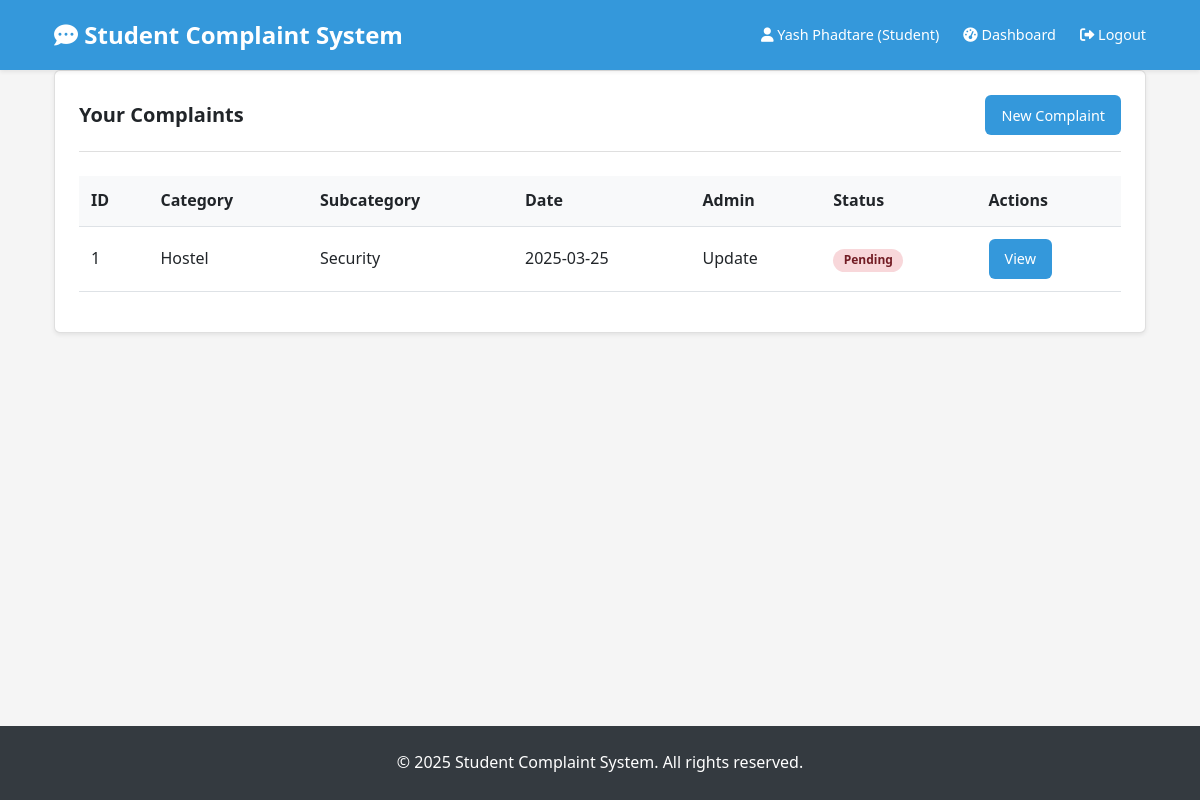
The page /student/dashboard (signed in) on the database its author committed.
### tables this page shows
CREATE TABLE complaints (
                id INTEGER PRIMARY KEY AUTOINCREMENT,
                student_id INTEGER NOT NULL,
                admin_id INTEGER,
                category TEXT NOT NULL,
                subcategory TEXT NOT NULL,
                description TEXT NOT NULL,
                file_path TEXT,
                status TEXT DEFAULT 'pending' CHECK (status IN ('pending', 'in_progress', 'resolved')),
                created_at TIMESTAMP DEFAULT CURRENT_TIMESTAMP,
                updated_at TIMESTAMP DEFAULT CURRENT_TIMESTAMP,
                FOREIGN KEY (student_id) REFERENCES users (id),
                FOREIGN KEY (admin_id) REFERENCES users (id)
            );

CREATE TABLE users (
                id INTEGER PRIMARY KEY AUTOINCREMENT,
                username TEXT UNIQUE NOT NULL,
                password TEXT NOT NULL,
                role TEXT NOT NULL CHECK (role IN ('student', 'admin', 'pending_admin')),
                full_name TEXT NOT NULL,
                email TEXT NOT NULL,
                created_at TIMESTAMP DEFAULT CURRENT_TIMESTAMP
            );

### app.py (the view)
@app.route('/student/dashboard')
@student_required
def student_dashboard():
    db = get_db()
    try:
        complaints = db.execute(
            'SELECT c.*, u.full_name as admin_name FROM complaints c '
            'LEFT JOIN users u ON c.admin_id = u.id '
            'WHERE c.student_id = ? '
            'ORDER BY CASE c.status '
            "WHEN 'pending' THEN 1 "
            "WHEN 'in_progress' THEN 2 "
            "WHEN 'resolved' THEN 3 "
            'END, c.created_at DESC',
            (session['user_id'],)
        ).fetchall()
        return render_template('student/dashboard.html', complaints=complaints)
    except sqlite3.Error as e:
        flash(f'Error retrieving complaints: {str(e)}', 'danger')
        return redirect(url_for('home'))
    finally:
        db.close()

### app.py (called while the page is built)
def get_db():
    db = sqlite3.connect(app.config['DATABASE'])
    db.row_factory = sqlite3.Row
    return db

def student_required(f):
    @wraps(f)
    def decorated_function(*args, **kwargs):
        if 'user_id' not in session or session.get('role') != 'student':
            flash('Student access required', 'danger')
            return redirect(url_for('login'))
        return f(*args, **kwargs)
    return decorated_function

@app.context_processor
def inject_now():
    return {'now': datetime.now()}

### templates/student/dashboard.html (shortened to what this page needs)
{% extends "base.html" %}
{% block content %}
<div class="card">
    <div class="card-header">
        <h2 class="card-title">Your Complaints</h2>
        <a href="{{ url_for('new_complaint') }}" class="btn">New Complaint</a>
    </div>
    <div class="card-body">
        {% if complaints %}
            <div class="table-responsive">
                <table class="table">
                    <thead>
                        <tr>
                            <th>ID</th>
                            <th>Category</th>
                            <th>Subcategory</th>
                            <th>Date</th>
                            <th>Admin</th>
                            <th>Status</th>
                            <th>Actions</th>
                        </tr>
                    </thead>
                    <tbody>
                        {% for complaint in complaints %}
                        <tr>
                            <td>{{ complaint.id }}</td>
                            <td>{{ complaint.category|title }}</td>
                            <td>{{ complaint.subcategory|title }}</td>
                            <td>{{ complaint.created_at[:10] }}</td>
                            <td>{{ complaint.admin_name or 'Not assigned' }}</td>
                            <td>
                                <span class="badge badge-{{ complaint.status }}">
                                    {{ complaint.status|replace('_', ' ')|title }}
                                </span>
                            </td>
                            <td>
                                <a href="{{ url_for('view_complaint', complaint_id=complaint.id) }}" class="btn">View</a>
                            </td>
                        </tr>
                        {% endfor %}
                    </tbody>
                </table>
            </div>
        {% else %}
            <p>You haven't submitted any complaints yet.</p>
        {% endif %}
    </div>
</div>
{% endblock %}

### static/css/style.css (style rules this page uses)
:root { --primary-color: #3498db; --primary-dark: #2980b9; --success-color: #2ecc71; --danger-color: #e74c3c; --warning-color: #f39c12; --light-color: #f8f9fa; --dark-color: #343a40; --gray-color: #6c757d; --text-color: #212529; --text-light: #6c757d; --border-radius: 0.375rem; --box-shadow: 0 0.125rem 0.25rem rgba(0, 0, 0, 0.075); --transition: all 0.3s ease; --container-width: 1140px; }
* { margin: 0; padding: 0; box-sizing: border-box; }
body { font-family: 'Segoe UI', Tahoma, Geneva, Verdana, sans-serif; line-height: 1.6; color: var(--text-color); background-color: #f5f5f5; display: flex; flex-direction: column; min-height: 100vh; }
.card { background-color: white; border-radius: var(--border-radius); box-shadow: var(--box-shadow); padding: 1.5rem; margin-bottom: 1.5rem; border: 1px solid rgba(0, 0, 0, 0.125); }
.card-header { border-bottom: 1px solid rgba(0, 0, 0, 0.125); padding-bottom: 1rem; margin-bottom: 1.5rem; display: flex; justify-content: space-between; align-items: center; flex-wrap: wrap; gap: 1rem; }
.card-title { font-size: 1.25rem; margin: 0; font-weight: 600; }
.btn { display: inline-flex; align-items: center; justify-content: center; background-color: var(--primary-color); color: white; border: none; padding: 0.5rem 1rem; border-radius: var(--border-radius); cursor: pointer; font-size: 0.9rem; transition: var(--transition); text-decoration: none; gap: 0.5rem; height: 2.5rem; }
.table { width: 100%; border-collapse: collapse; margin-bottom: 1rem; }
.table th, .table td { padding: 0.75rem; text-align: left; border-bottom: 1px solid #dee2e6; vertical-align: middle; }
.table th { background-color: #f8f9fa; font-weight: 600; color: var(--text-color); }
.badge { display: inline-block; padding: 0.35rem 0.65rem; font-size: 0.75rem; font-weight: 600; line-height: 1; text-align: center; white-space: nowrap; vertical-align: baseline; border-radius: 10rem; }
.badge-pending { background-color: #f8d7da; color: #721c24; }

### rows shown on the page
complaints: id "1", category "Hostel", subcategory "Security", created_at "2025-03-25", full_name "Update", status "Pending"

### other values the page prints
{{ session.full_name }} "Yash Phadtare"
{{ session.role|title }} "Student"
